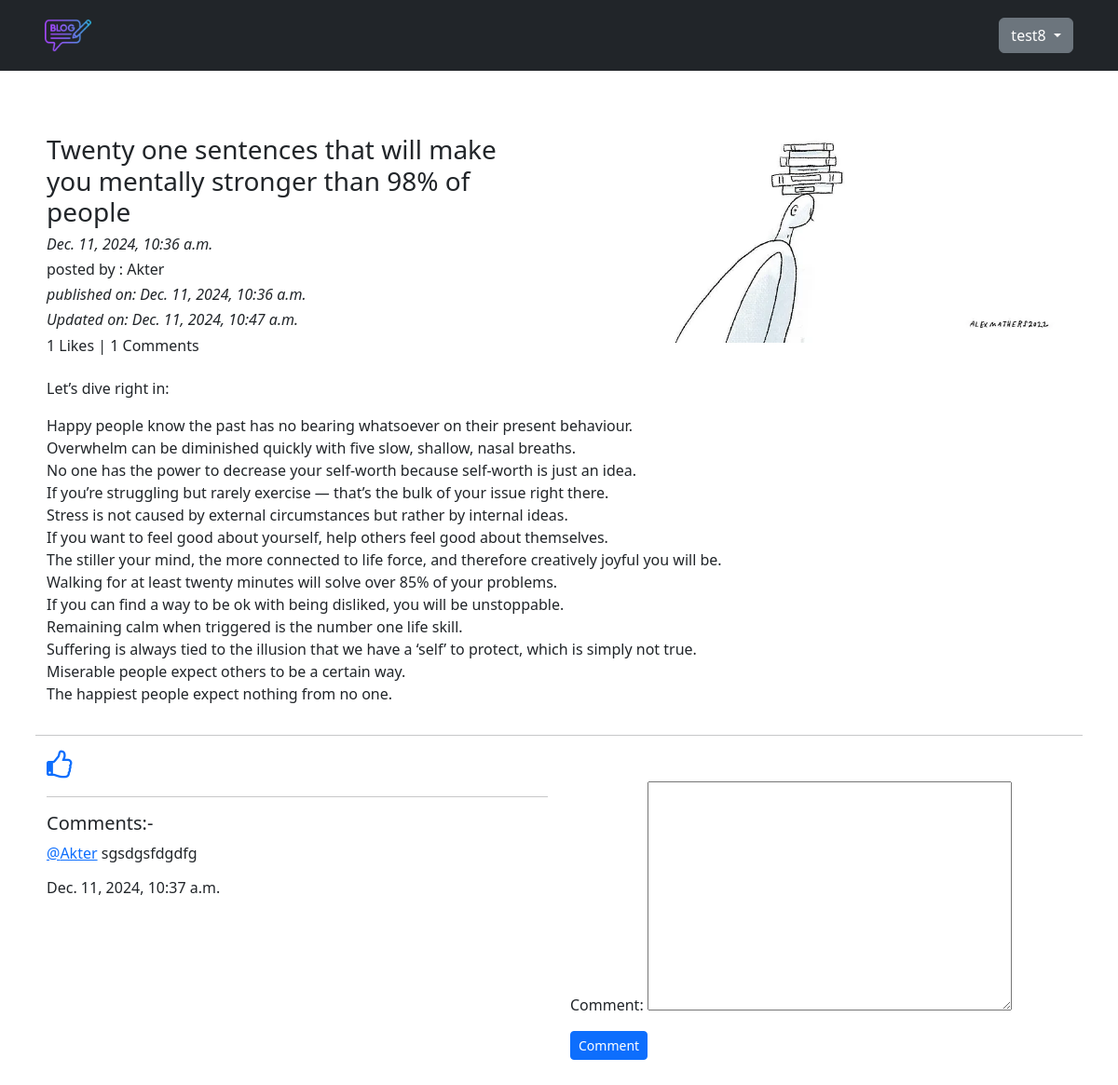
The page /blog/details/twenty-one-sentences-that-will-make-you-mentally-stronger-than-98-of-people-371b5691-d9a3-4ef4-a4f8-70a36364c202 (signed in) on the database its author committed.
### App_Blog/models.py (models this page shows, shortened)
class Blog(models.Model):
    author= models.ForeignKey(User,on_delete=models.CASCADE,related_name="post_author")
    blog_title= models.CharField(max_length=100,verbose_name="enter the title")
    slug= models.SlugField(max_length=264, unique=True)
    blog_content= models.TextField(verbose_name="what is in your mind?")
    blog_image= models.ImageField(upload_to="blog_images", verbose_name="Blog Image")
    publish_Date= models.DateTimeField(auto_now_add=True)
    update_Date= models.DateTimeField(auto_now=True)
    class Meta:
        ordering=("-publish_Date",)

class Comment(models.Model):
    blog= models.ForeignKey(Blog,on_delete=models.CASCADE,related_name="blog_comment",verbose_name="blog_comment")
    user=models.ForeignKey(User,on_delete=models.CASCADE,verbose_name="user_comment")
    comment=models.TextField()
    comment_date= models.DateTimeField(auto_now_add=True)
    class Meta:
        ordering=("-comment_date",)

### App_Blog/views.py (the view, shortened to what this page needs)
# urls.py: path('details/<slug:slug>', views.blog_details, name='blog_details'),
@login_required
def blog_details(request,slug):
    blog=Blog.objects.get(slug=slug)
    comment_form= CommentForm()
    already_liked=Like.objects.filter(blog=blog,user=request.user)
    if already_liked:
        liked= True
    else:
        liked=False
    return render(request,"App_Blog/blog_details.html",context={"blog":blog,"comment_form":comment_form,"liked":liked})

### App_Blog/forms.py
class CommentForm(forms.ModelForm):
    class Meta:
        model= Comment
        fields= ('comment',)

### templates/App_Blog/blog_details.html (shortened to what this page needs)
{% extends "base.html" %}
{% block body_block %}
<div class="row">
  <div class="col-sm-6 mt-5">
    <h3>{{blog.blog_title}}</h3>
    <h6><i>{{blog.publish_Date}}</i></h6>
    <h6>posted by : {{blog.author}}</h6>
    <i><h6>published on: {{blog.publish_Date}}</h6></i>
    <i><h6>Updated on: {{blog.update_Date}}</h6></i>
    <h6>{{blog.blog_liked.count}} Likes | {{blog.blog_comment.count}} Comments</h6>
  </div>
  <div class="col-sm-6 mt-5">
    <img
      src="/media/{{blog.blog_image}}"
      alt="{{blog.blog_title}}"
      width="100%"
    />
  </div>
  <p>{{blog.blog_content|linebreaks}}</p>
  <hr>
</div>
{% if not liked %}
<a href="{% url "App_Blog:blog_liked" pk=blog.pk %}">
  <i class="fa fa-thumbs-o-up fa-2x" aria-hidden="true"></i>
</a>
{% else %}
<a href="{% url "App_Blog:blog_unliked" pk=blog.pk %}">
  <i class="fa fa-thumbs-o-down fa-2x" aria-hidden="true"></i>
</a>
{% endif %}
<div class="row">
  <div class="col-sm-6">
   <hr>
   <h5>Comments:- </h5>
   {% for comment in blog.blog_comment.all %}
   <p>
    <a href="">@{{comment.user}}</a>
  {{comment.comment}} <br> <h6>{{comment.comment_date}}</h6>
  </p>
   {% endfor %}
  </div>
  <div class="col-sm-6">
    <form method="POST">
      {{comment_form.as_p}}
      <button type="submit" class="btn btn-primary btn-sm">Comment</button>
    </form>
  </div>
</div>
<br>
<br>
{% endblock %}

### templates/base.html (shortened to what this page needs)
<!DOCTYPE html>
<html lang="en">
<head>
    <link href="https://cdn.jsdelivr.net/npm/bootstrap@5.3.3/dist/css/bootstrap.min.css" rel="stylesheet">
    <link href="https://cdnjs.cloudflare.com/ajax/libs/font-awesome/4.7.0/css/font-awesome.min.css" rel="stylesheet">
</head>
<body>
    <nav class="navbar navbar-expand-sm bg-dark navbar-dark">
        <div class="container-fluid d-flex justify-content-between align-items-center px-5">
            <a class="navbar-brand" href="{% url 'index' %}">
                <img src="/media/logo.png" width="50px" alt="Logo">
            </a>
            <div>
                {% if user.is_authenticated %}
                <div class="nav-item dropdown">
                    <a
                      class="btn btn-secondary dropdown-toggle"
                      href="#"
                      id="dropdownMenuLink"
                      data-bs-toggle="dropdown"
                      aria-expanded="false"
                    >
                      {{ user.username }}
                    </a>
                </div>
                {% else %}
                <a class="btn btn-outline-light me-2" href="{% url 'App_Login:signup' %}">Sign Up</a>
                <a class="btn btn-light" href="{% url 'App_Login:login' %}">Login</a>
                {% endif %}
            </div>
        </div>
    </nav>
    <div class="container" style="padding: 20px;">
        {% block body_block %}
        {% endblock %}
    </div>
</body>
</html>

### rows shown on the page
Blog: blog_title "Twenty one sentences that will make you mentally stronger than 98% of people", publish_Date "Dec. 11, 2024, 10:36 a.m.", author "Akter", update_Date "Dec. 11, 2024, 10:47 a.m.", blog_liked.count "1", blog_comment.count "1", blog_image (picture), blog_content "Let’s dive right in: Happy people know the past has no bearing whatsoever on their present behaviour. Overwhelm can be diminished quickly with five slow, shallow, nasal breaths. No one has the power to decrease your self-worth because self-worth is just an idea. If you’re struggling but rarely exercise — that’s the bulk of your issue right there. Stress is not caused by external circumstances but rather by internal ideas. If you want to feel good about yourself, help others feel good about themselves. The stiller your mind, the more connected to life force, and therefore creatively joyful you will be. Walking for at least twenty minutes will solve over 85% of your problems. If you can find…"
Comment: user "Akter", comment "sgsdgsfdgdfg", comment_date "Dec. 11, 2024, 10:37 a.m."

### other values the page prints
{{ user.username }} "test8"
